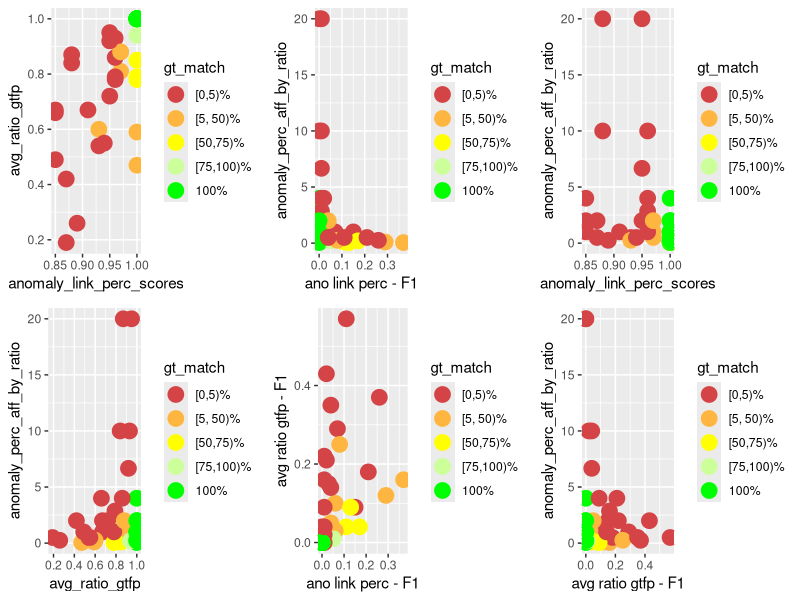
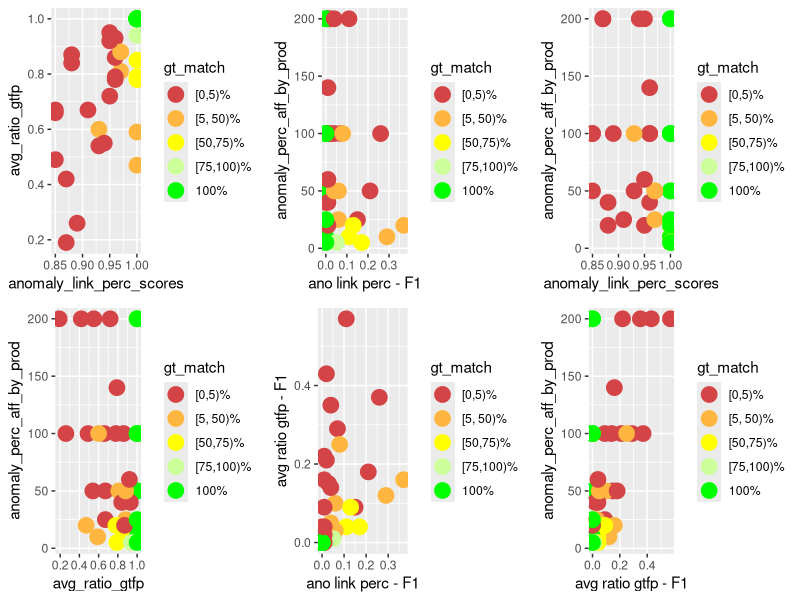
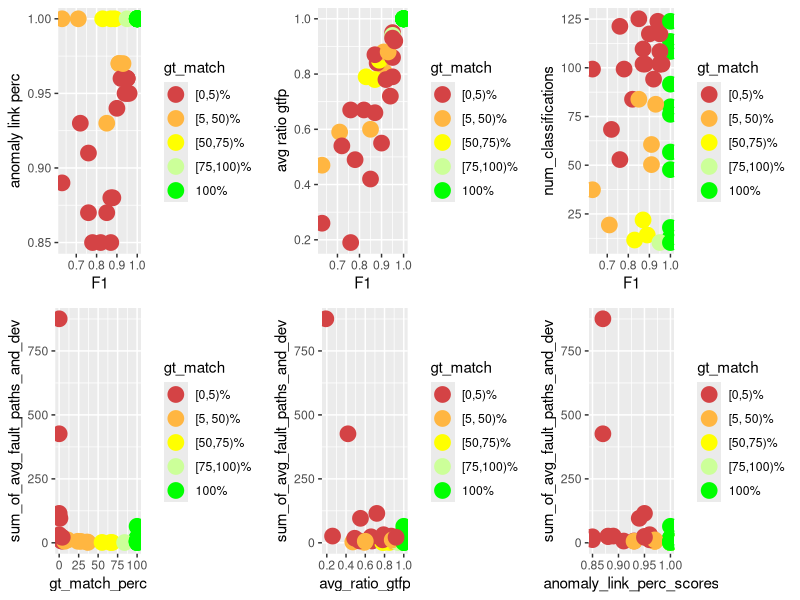
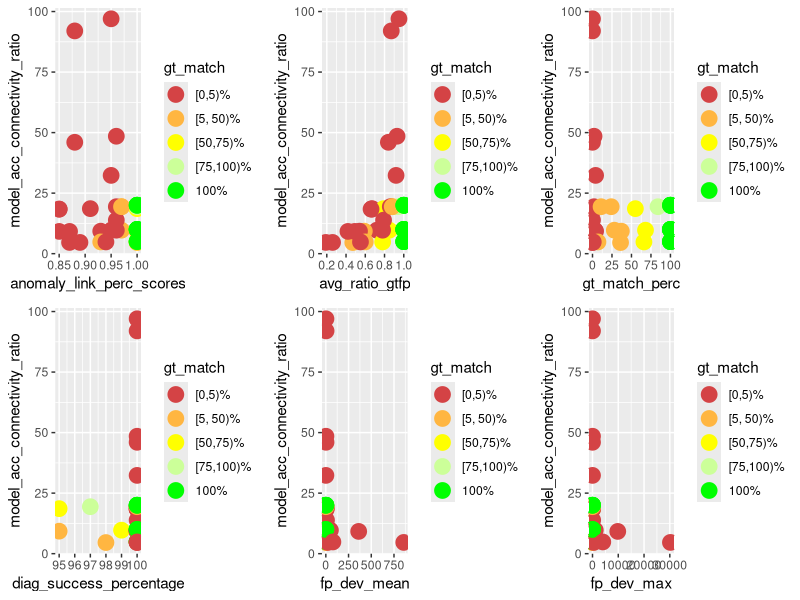
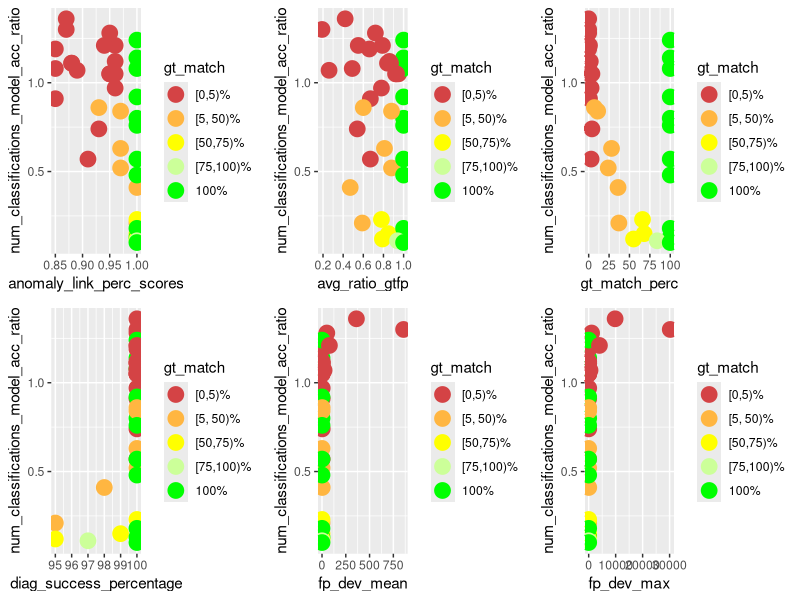
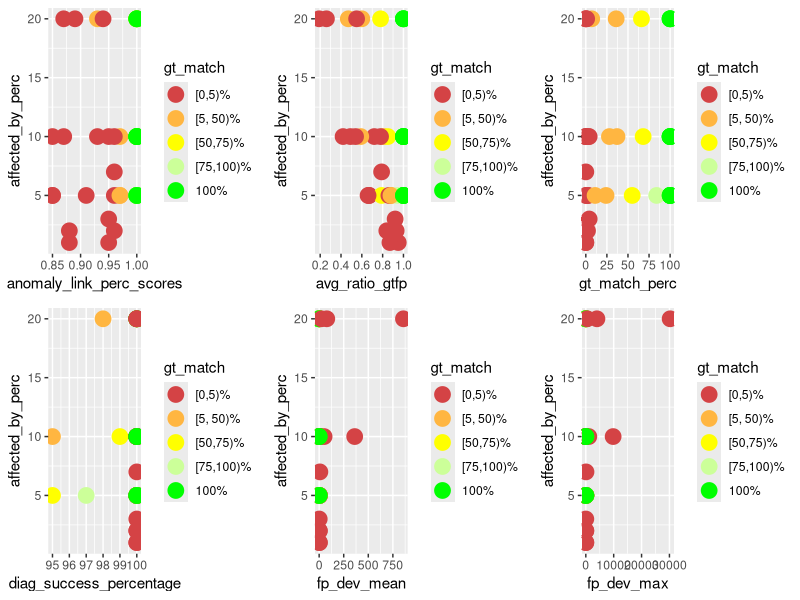
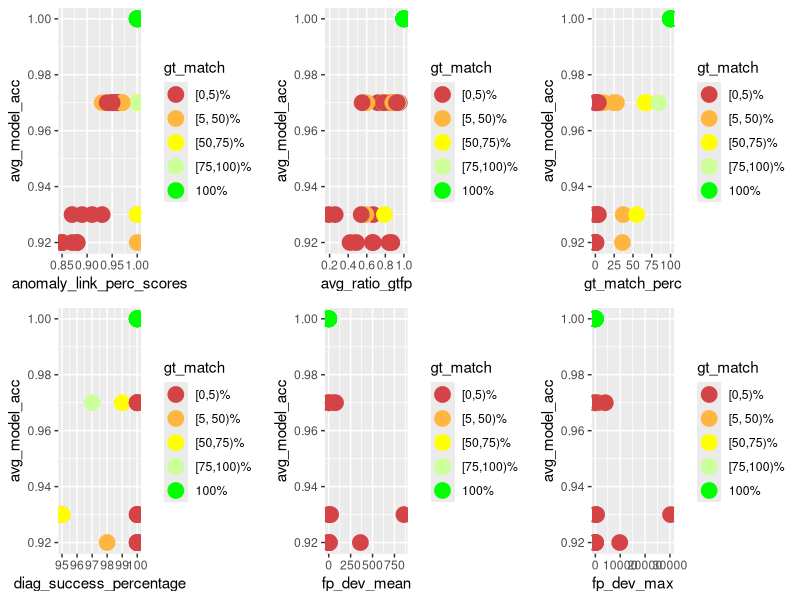
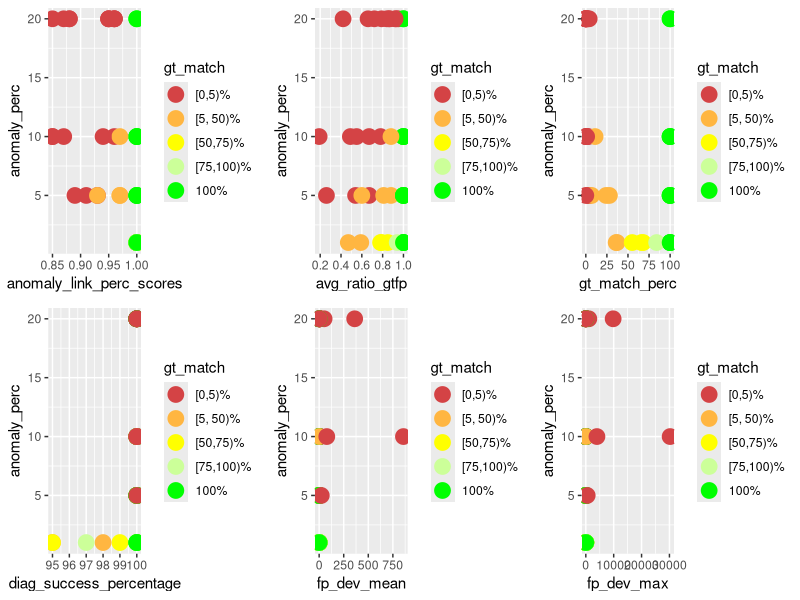

The R script that drew these images, in order:
library(ggplot2)
library(gridExtra)
library(dplyr)

PT_DEF <- geom_point(size=5)
COLOR_VALS <- c("#d44345", "#ffb641", "#ffff00", "#ccff99", "#00ff00")

gen_multi_plot_six <- function(
        pp1, pp2, pp3, pp4, pp5, pp6,
        y1, y2, y3, y4, y5, y6,
        x1, x2, x3, x4, x5, x6,
        filename
    ) {
    fpp1 <- pp1 + PT_DEF + xlab(x1) + ylab(y1) + scale_color_manual(values = color_mapping)
    fpp2 <- pp2 + PT_DEF + xlab(x2) + ylab(y2) + scale_color_manual(values = color_mapping)
    fpp3 <- pp3 + PT_DEF + xlab(x3) + ylab(y3) + scale_color_manual(values = color_mapping)
    fpp4 <- pp4 + PT_DEF + xlab(x4) + ylab(y4) + scale_color_manual(values = color_mapping)
    fpp5 <- pp5 + PT_DEF + xlab(x5) + ylab(y5) + scale_color_manual(values = color_mapping)
    fpp6 <- pp6 + PT_DEF + xlab(x6) + ylab(y6) + scale_color_manual(values = color_mapping)
    combined_plot <- grid.arrange(fpp1, fpp2, fpp3, fpp4, fpp5, fpp6, ncol = 3)
    ggsave(combined_plot, file = filename, width = 12, height = 6)
}

gen_multi_plot_two <- function(
        pp1, pp2, y1, y2, x1, x2, filename
    ) {
    fpp1 <- pp1 + PT_DEF + xlab(x1) + ylab(y1) + scale_color_manual(values = color_mapping)
    fpp2 <- pp2 + PT_DEF + xlab(x2) + ylab(y2) + scale_color_manual(values = color_mapping)
    combined_plot <- grid.arrange(fpp1, fpp2, ncol = 2)
    ggsave(combined_plot, file = filename, width = 12, height = 6)
}

# actual compensation insights

input <- read.csv(
    file = "meta_analysis.csv", header = TRUE, sep = ",", check.name = FALSE
)

# instead of the percentage value factor(gt_match_perc) for which I'd need 100
# colors, I only want to color / group them into 5 groups
LABELS <- c("[0,5)%", "[5, 50)%", "[50,75)%", "[75,100)%", "100%")
color_mapping <- setNames(COLOR_VALS, LABELS)

input$gt_match <- cut(
    input$gt_match_perc,
    breaks = c(0, 5, 50, 75, 100, Inf),
    labels = LABELS,
    include.lowest = TRUE,
    right = FALSE
)

p1 <- ggplot(
    data = input, aes_string(
        x = "anomaly_link_perc_scores",
        y = "avg_ratio_gtfp",
        color = "gt_match",
        group = "gt_match"
    )
)

p2 <- ggplot(
    data = input, aes_string(
        x = "compensation_ano_link",
        y = "anomaly_perc_aff_by_ratio",
        color = "gt_match",
        group = "gt_match"
    )
)

p3 <- ggplot(
    data = input, aes_string(
        x = "anomaly_link_perc_scores",
        y = "anomaly_perc_aff_by_ratio",
        color = "gt_match",
        group = "gt_match"
    )
)

p4 <- ggplot(
    data = input, aes_string(
        x = "avg_ratio_gtfp",
        y = "anomaly_perc_aff_by_ratio",
        color = "gt_match",
        group = "gt_match"
    )
)

p5 <- ggplot(
    data = input, aes_string(
        x = "compensation_ano_link",
        y = "compensation_gtfp",
        color = "gt_match",
        group = "gt_match"
    )
)

p6 <- ggplot(
    data = input, aes_string(
        x = "compensation_gtfp",
        y = "anomaly_perc_aff_by_ratio",
        color = "gt_match",
        group = "gt_match"
    )
)

gen_multi_plot_six(
    p1, p2, p3, p4, p5, p6,
    "avg_ratio_gtfp", # y1
    "anomaly_perc_aff_by_ratio", # y2
    "anomaly_perc_aff_by_ratio", # y3
    "anomaly_perc_aff_by_ratio", # y4
    "avg ratio gtfp - F1", # y5
    "anomaly_perc_aff_by_ratio", # y6
    "anomaly_link_perc_scores", # x1
    "ano link perc - F1", # x2
    "anomaly_link_perc_scores", # x3
    "avg_ratio_gtfp", # x4
    "ano link perc - F1", # x5
    "avg ratio gtfp - F1", # x6
    "compensation_analysis.png"
)

# same with prod #############################

p1 <- ggplot(
    data = input, aes_string(
        x = "anomaly_link_perc_scores",
        y = "avg_ratio_gtfp",
        color = "gt_match",
        group = "gt_match"
    )
)

p2 <- ggplot(
    data = input, aes_string(
        x = "compensation_ano_link",
        y = "anomaly_perc_aff_by_prod",
        color = "gt_match",
        group = "gt_match"
    )
)

p3 <- ggplot(
    data = input, aes_string(
        x = "anomaly_link_perc_scores",
        y = "anomaly_perc_aff_by_prod",
        color = "gt_match",
        group = "gt_match"
    )
)

p4 <- ggplot(
    data = input, aes_string(
        x = "avg_ratio_gtfp",
        y = "anomaly_perc_aff_by_prod",
        color = "gt_match",
        group = "gt_match"
    )
)

p5 <- ggplot(
    data = input, aes_string(
        x = "compensation_ano_link",
        y = "compensation_gtfp",
        color = "gt_match",
        group = "gt_match"
    )
)

p6 <- ggplot(
    data = input, aes_string(
        x = "compensation_gtfp",
        y = "anomaly_perc_aff_by_prod",
        color = "gt_match",
        group = "gt_match"
    )
)

gen_multi_plot_six(
    p1, p2, p3, p4, p5, p6,
    "avg_ratio_gtfp", # y1
    "anomaly_perc_aff_by_prod", # y2
    "anomaly_perc_aff_by_prod", # y3
    "anomaly_perc_aff_by_prod", # y4
    "avg ratio gtfp - F1", # y5
    "anomaly_perc_aff_by_prod", # y6
    "anomaly_link_perc_scores", # x1
    "ano link perc - F1", # x2
    "anomaly_link_perc_scores", # x3
    "avg_ratio_gtfp", # x4
    "ano link perc - F1", # x5
    "avg ratio gtfp - F1", # x6
    "compensation_analysis_prod.png"
)

##############################################

p1 <- ggplot(
    data = input, aes_string(
        x = "f1_scores",
        y = "anomaly_link_perc_scores",
        color = "gt_match",
        group = "gt_match"
    )
)

p2 <- ggplot(
    data = input, aes_string(
        x = "f1_scores",
        y = "avg_ratio_gtfp",
        color = "gt_match",
        group = "gt_match"
    )
)

p3 <- ggplot(
    data = input, aes_string(
        x = "f1_scores",
        y = "num_classifications",
        color = "gt_match",
        group = "gt_match"
    )
)

p4 <- ggplot(
    data = input, aes_string(
        x = "gt_match_perc",
        y = "sum_of_avg_fault_paths_and_dev",
        color = "gt_match",
        group = "gt_match"
    )
)

p5 <- ggplot(
    data = input, aes_string(
        x = "avg_ratio_gtfp",
        y = "sum_of_avg_fault_paths_and_dev",
        color = "gt_match",
        group = "gt_match"
    )
)

p6 <- ggplot(
    data = input, aes_string(
        x = "anomaly_link_perc_scores",
        y = "sum_of_avg_fault_paths_and_dev",
        color = "gt_match",
        group = "gt_match"
    )
)

gen_multi_plot_six(
    p1, p2, p3, p4, p5, p6,
    "anomaly link perc", # y1
    "avg ratio gtfp", # y2
    "num_classifications", # y3
    "sum_of_avg_fault_paths_and_dev", # y4
    "sum_of_avg_fault_paths_and_dev", # y5
    "sum_of_avg_fault_paths_and_dev", # y6
    "F1", # x1
    "F1", # x2
    "F1", # x3
    "gt_match_perc", # x4
    "avg_ratio_gtfp", # x5
    "anomaly_link_perc_scores", # x6
    "f1_end_res_corr.png"
)

# model acc - connectivity - performance

p1 <- ggplot(
    data = input, aes_string(
        x = "anomaly_link_perc_scores",
        y = "model_acc_connectivity_ratio",
        color = "gt_match",
        group = "gt_match"
    )
)

p2 <- ggplot(
    data = input, aes_string(
        x = "avg_ratio_gtfp",
        y = "model_acc_connectivity_ratio",
        color = "gt_match",
        group = "gt_match"
    )
)

p3 <- ggplot(
    data = input, aes_string(
        x = "gt_match_perc",
        y = "model_acc_connectivity_ratio",
        color = "gt_match",
        group = "gt_match"
    )
)

p4 <- ggplot(
    data = input, aes_string(
        x = "diag_success_percentage",
        y = "model_acc_connectivity_ratio",
        color = "gt_match",
        group = "gt_match"
    )
)

p5 <- ggplot(
    data = input, aes_string(
        x = "fp_dev_mean",
        y = "model_acc_connectivity_ratio",
        color = "gt_match",
        group = "gt_match"
    )
)

p6 <- ggplot(
    data = input, aes_string(
        x = "fp_dev_max",
        y = "model_acc_connectivity_ratio",
        color = "gt_match",
        group = "gt_match"
    )
)

gen_multi_plot_six(
    p1, p2, p3, p4, p5, p6,
    "model_acc_connectivity_ratio", # y1
    "model_acc_connectivity_ratio", # y2
    "model_acc_connectivity_ratio", # y3
    "model_acc_connectivity_ratio", # y4
    "model_acc_connectivity_ratio", # y5
    "model_acc_connectivity_ratio", # y6
    "anomaly_link_perc_scores", # x1
    "avg_ratio_gtfp", # x2
    "gt_match_perc", # x3
    "diag_success_percentage", # x4
    "fp_dev_mean", # x5
    "fp_dev_max", # x6
    "modelacc_connectivity_performance.png"
)

# how many classifications and how acc models

p1 <- ggplot(
    data = input, aes_string(
        x = "anomaly_link_perc_scores",
        y = "num_classifications_model_acc_ratio",
        color = "gt_match",
        group = "gt_match"
    )
)

p2 <- ggplot(
    data = input, aes_string(
        x = "avg_ratio_gtfp",
        y = "num_classifications_model_acc_ratio",
        color = "gt_match",
        group = "gt_match"
    )
)

p3 <- ggplot(
    data = input, aes_string(
        x = "gt_match_perc",
        y = "num_classifications_model_acc_ratio",
        color = "gt_match",
        group = "gt_match"
    )
)

p4 <- ggplot(
    data = input, aes_string(
        x = "diag_success_percentage",
        y = "num_classifications_model_acc_ratio",
        color = "gt_match",
        group = "gt_match"
    )
)

p5 <- ggplot(
    data = input, aes_string(
        x = "fp_dev_mean",
        y = "num_classifications_model_acc_ratio",
        color = "gt_match",
        group = "gt_match"
    )
)

p6 <- ggplot(
    data = input, aes_string(
        x = "fp_dev_max",
        y = "num_classifications_model_acc_ratio",
        color = "gt_match",
        group = "gt_match"
    )
)

gen_multi_plot_six(
    p1, p2, p3, p4, p5, p6,
    "num_classifications_model_acc_ratio", # y1
    "num_classifications_model_acc_ratio", # y2
    "num_classifications_model_acc_ratio", # y3
    "num_classifications_model_acc_ratio", # y4
    "num_classifications_model_acc_ratio", # y5
    "num_classifications_model_acc_ratio", # y6
    "anomaly_link_perc_scores", # x1
    "avg_ratio_gtfp", # x2
    "gt_match_perc", # x3
    "diag_success_percentage", # x4
    "fp_dev_mean", # x5
    "fp_dev_max", # x6
    "num_classifications_model_acc.png"
)

# affected_by against perf

p1 <- ggplot(
    data = input, aes_string(
        x = "anomaly_link_perc_scores",
        y = "affected_by_perc",
        color = "gt_match",
        group = "gt_match"
    )
)

p2 <- ggplot(
    data = input, aes_string(
        x = "avg_ratio_gtfp",
        y = "affected_by_perc",
        color = "gt_match",
        group = "gt_match"
    )
)

p3 <- ggplot(
    data = input, aes_string(
        x = "gt_match_perc",
        y = "affected_by_perc",
        color = "gt_match",
        group = "gt_match"
    )
)

p4 <- ggplot(
    data = input, aes_string(
        x = "diag_success_percentage",
        y = "affected_by_perc",
        color = "gt_match",
        group = "gt_match"
    )
)

p5 <- ggplot(
    data = input, aes_string(
        x = "fp_dev_mean",
        y = "affected_by_perc",
        color = "gt_match",
        group = "gt_match"
    )
)

p6 <- ggplot(
    data = input, aes_string(
        x = "fp_dev_max",
        y = "affected_by_perc",
        color = "gt_match",
        group = "gt_match"
    )
)

gen_multi_plot_six(
    p1, p2, p3, p4, p5, p6,
    "affected_by_perc", # y1
    "affected_by_perc", # y2
    "affected_by_perc", # y3
    "affected_by_perc", # y4
    "affected_by_perc", # y5
    "affected_by_perc", # y6
    "anomaly_link_perc_scores", # x1
    "avg_ratio_gtfp", # x2
    "gt_match_perc", # x3
    "diag_success_percentage", # x4
    "fp_dev_mean", # x5
    "fp_dev_max", # x6
    "aff_by_perf.png"
)

# model_acc against perf

p1 <- ggplot(
    data = input, aes_string(
        x = "anomaly_link_perc_scores",
        y = "avg_model_acc",
        color = "gt_match",
        group = "gt_match"
    )
)

p2 <- ggplot(
    data = input, aes_string(
        x = "avg_ratio_gtfp",
        y = "avg_model_acc",
        color = "gt_match",
        group = "gt_match"
    )
)

p3 <- ggplot(
    data = input, aes_string(
        x = "gt_match_perc",
        y = "avg_model_acc",
        color = "gt_match",
        group = "gt_match"
    )
)

p4 <- ggplot(
    data = input, aes_string(
        x = "diag_success_percentage",
        y = "avg_model_acc",
        color = "gt_match",
        group = "gt_match"
    )
)

p5 <- ggplot(
    data = input, aes_string(
        x = "fp_dev_mean",
        y = "avg_model_acc",
        color = "gt_match",
        group = "gt_match"
    )
)

p6 <- ggplot(
    data = input, aes_string(
        x = "fp_dev_max",
        y = "avg_model_acc",
        color = "gt_match",
        group = "gt_match"
    )
)

gen_multi_plot_six(
    p1, p2, p3, p4, p5, p6,
    "avg_model_acc", # y1
    "avg_model_acc", # y2
    "avg_model_acc", # y3
    "avg_model_acc", # y4
    "avg_model_acc", # y5
    "avg_model_acc", # y6
    "anomaly_link_perc_scores", # x1
    "avg_ratio_gtfp", # x2
    "gt_match_perc", # x3
    "diag_success_percentage", # x4
    "fp_dev_mean", # x5
    "fp_dev_max", # x6
    "model_acc_perf.png"
)

# anomaly_perc against perf

p1 <- ggplot(
    data = input, aes_string(
        x = "anomaly_link_perc_scores",
        y = "anomaly_perc",
        color = "gt_match",
        group = "gt_match"
    )
)

p2 <- ggplot(
    data = input, aes_string(
        x = "avg_ratio_gtfp",
        y = "anomaly_perc",
        color = "gt_match",
        group = "gt_match"
    )
)

p3 <- ggplot(
    data = input, aes_string(
        x = "gt_match_perc",
        y = "anomaly_perc",
        color = "gt_match",
        group = "gt_match"
    )
)

p4 <- ggplot(
    data = input, aes_string(
        x = "diag_success_percentage",
        y = "anomaly_perc",
        color = "gt_match",
        group = "gt_match"
    )
)

p5 <- ggplot(
    data = input, aes_string(
        x = "fp_dev_mean",
        y = "anomaly_perc",
        color = "gt_match",
        group = "gt_match"
    )
)

p6 <- ggplot(
    data = input, aes_string(
        x = "fp_dev_max",
        y = "anomaly_perc",
        color = "gt_match",
        group = "gt_match"
    )
)

gen_multi_plot_six(
    p1, p2, p3, p4, p5, p6,
    "anomaly_perc", # y1
    "anomaly_perc", # y2
    "anomaly_perc", # y3
    "anomaly_perc", # y4
    "anomaly_perc", # y5
    "anomaly_perc", # y6
    "anomaly_link_perc_scores", # x1
    "avg_ratio_gtfp", # x2
    "gt_match_perc", # x3
    "diag_success_percentage", # x4
    "fp_dev_mean", # x5
    "fp_dev_max", # x6
    "anomaly_perc_perf.png"
)

# anomaly_perc - model acc ratio against perf

p1 <- ggplot(
    data = input, aes_string(
        x = "anomaly_link_perc_scores",
        y = "anomaly_perc_model_acc_ratio",
        color = "gt_match",
        group = "gt_match"
    )
)

p2 <- ggplot(
    data = input, aes_string(
        x = "avg_ratio_gtfp",
        y = "anomaly_perc_model_acc_ratio",
        color = "gt_match",
        group = "gt_match"
    )
)

p3 <- ggplot(
    data = input, aes_string(
        x = "gt_match_perc",
        y = "anomaly_perc_model_acc_ratio",
        color = "gt_match",
        group = "gt_match"
    )
)

p4 <- ggplot(
    data = input, aes_string(
        x = "diag_success_percentage",
        y = "anomaly_perc_model_acc_ratio",
        color = "gt_match",
        group = "gt_match"
    )
)

p5 <- ggplot(
    data = input, aes_string(
        x = "fp_dev_mean",
        y = "anomaly_perc_model_acc_ratio",
        color = "gt_match",
        group = "gt_match"
    )
)

p6 <- ggplot(
    data = input, aes_string(
        x = "fp_dev_max",
        y = "anomaly_perc_model_acc_ratio",
        color = "gt_match",
        group = "gt_match"
    )
)

gen_multi_plot_six(
    p1, p2, p3, p4, p5, p6,
    "anomaly_perc_model_acc_ratio", # y1
    "anomaly_perc_model_acc_ratio", # y2
    "anomaly_perc_model_acc_ratio", # y3
    "anomaly_perc_model_acc_ratio", # y4
    "anomaly_perc_model_acc_ratio", # y5
    "anomaly_perc_model_acc_ratio", # y6
    "anomaly_link_perc_scores", # x1
    "avg_ratio_gtfp", # x2
    "gt_match_perc", # x3
    "diag_success_percentage", # x4
    "fp_dev_mean", # 5
    "fp_dev_max", # x6
    "anomaly_perc_model_acc_ratio_perf.png"
)

# num classifications against perf

p1 <- ggplot(
    data = input, aes_string(
        x = "anomaly_link_perc_scores",
        y = "num_classifications",
        color = "gt_match",
        group = "gt_match"
    )
)

p2 <- ggplot(
    data = input, aes_string(
        x = "avg_ratio_gtfp",
        y = "num_classifications",
        color = "gt_match",
        group = "gt_match"
    )
)

p3 <- ggplot(
    data = input, aes_string(
        x = "gt_match_perc",
        y = "num_classifications",
        color = "gt_match",
        group = "gt_match"
    )
)

p4 <- ggplot(
    data = input, aes_string(
        x = "diag_success_percentage",
        y = "num_classifications",
        color = "gt_match",
        group = "gt_match"
    )
)

p5 <- ggplot(
    data = input, aes_string(
        x = "fp_dev_mean",
        y = "num_classifications",
        color = "gt_match",
        group = "gt_match"
    )
)

p6 <- ggplot(
    data = input, aes_string(
        x = "fp_dev_max",
        y = "num_classifications",
        color = "gt_match",
        group = "gt_match"
    )
)

gen_multi_plot_six(
    p1, p2, p3, p4, p5, p6,
    "num_classifications", # y1
    "num_classifications", # y2
    "num_classifications", # y3
    "num_classifications", # y4
    "num_classifications", # y5
    "num_classifications", # y6
    "anomaly_link_perc_scores", # x1
    "avg_ratio_gtfp", # x2
    "gt_match_perc", # x3
    "diag_success_percentage", # x4
    "fp_dev_mean", # x5
    "fp_dev_max", # x6
    "num_classifications_perf.png"
)

# num classifications - model acc -- filtered based on avg_ratio_gtfp

p1 <- ggplot(
    data = input, aes_string(
        x = "num_classifications",
        y = "avg_model_acc",
        color = "gt_match",
        group = "gt_match"
    )
)

filtered_data <- subset(input, avg_ratio_gtfp >= 0.7)

p2 <- ggplot(
    data = filtered_data,
    aes_string(
        x = "num_classifications",
        y = "avg_model_acc",
        color = "gt_match",
        group = "gt_match"
    )
)

filtered_data <- subset(input, avg_ratio_gtfp >= 0.75)

p3 <- ggplot(
    data = filtered_data,
    aes_string(
        x = "num_classifications",
        y = "avg_model_acc",
        color = "gt_match",
        group = "gt_match"
    )
)

filtered_data <- subset(input, avg_ratio_gtfp >= 0.8)

p4 <- ggplot(
    data = filtered_data,
    aes_string(
        x = "num_classifications",
        y = "avg_model_acc",
        color = "gt_match",
        group = "gt_match"
    )
)

filtered_data <- subset(input, avg_ratio_gtfp >= 0.9)

p5 <- ggplot(
    data = filtered_data,
    aes_string(
        x = "num_classifications",
        y = "avg_model_acc",
        color = "gt_match",
        group = "gt_match"
    )
)

filtered_data <- input %>%
  group_by(avg_model_acc) %>%
  filter(avg_ratio_gtfp == max(avg_ratio_gtfp))

p6 <- ggplot(
    data = filtered_data,
    aes_string(
        x = "num_classifications",
        y = "avg_model_acc",
        color = "gt_match",
        group = "gt_match"
    )
)

gen_multi_plot_six(
    p1, p2, p3, p4, p5, p6,
    "avg_model_acc", #y1
    "avg_model_acc", #y2
    "avg_model_acc", #y3
    "avg_model_acc", #y4
    "avg_model_acc", #y5
    "avg_model_acc", #y6
    "classifications", #x1
    "classifications (filt. based on avg_ratio_gtfp 70%)", #x2
    "classifications (filt. based on avg_ratio_gtfp 75%)", #x3
    "classifications (filt. based on avg_ratio_gtfp 80%)", #x4
    "classifications (filt. based on avg_ratio_gtfp 90%)", #x5
    "classifications (filt. based on max avg_ratio_gtfp)", #x6
    "model_acc_classifications.png"
)

# num classifications - model acc -- filtered based on anomaly_link_perc_scores

p1 <- ggplot(
    data = input, aes_string(
        x = "num_classifications",
        y = "avg_model_acc",
        color = "gt_match",
        group = "gt_match"
    )
)

filtered_data <- subset(input, anomaly_link_perc_scores >= 0.7)

p2 <- ggplot(
    data = filtered_data,
    aes_string(
        x = "num_classifications",
        y = "avg_model_acc",
        color = "gt_match",
        group = "gt_match"
    )
)

filtered_data <- subset(input, anomaly_link_perc_scores >= 0.75)

p3 <- ggplot(
    data = filtered_data,
    aes_string(
        x = "num_classifications",
        y = "avg_model_acc",
        color = "gt_match",
        group = "gt_match"
    )
)

filtered_data <- subset(input, anomaly_link_perc_scores >= 0.8)

p4 <- ggplot(
    data = filtered_data,
    aes_string(
        x = "num_classifications",
        y = "avg_model_acc",
        color = "gt_match",
        group = "gt_match"
    )
)

filtered_data <- subset(input, anomaly_link_perc_scores >= 0.9)

p5 <- ggplot(
    data = filtered_data,
    aes_string(
        x = "num_classifications",
        y = "avg_model_acc",
        color = "gt_match",
        group = "gt_match"
    )
)

filtered_data <- input %>%
  group_by(avg_model_acc) %>%
  filter(anomaly_link_perc_scores == max(anomaly_link_perc_scores))

p6 <- ggplot(
    data = filtered_data,
    aes_string(
        x = "num_classifications",
        y = "avg_model_acc",
        color = "gt_match",
        group = "gt_match"
    )
)

gen_multi_plot_six(
    p1, p2, p3, p4, p5, p6,
    "avg_model_acc", #y1
    "avg_model_acc", #y2
    "avg_model_acc", #y3
    "avg_model_acc", #y4
    "avg_model_acc", #y5
    "avg_model_acc", #y6
    "classifications", #x1
    "classifications (filt. based on ano_link_perc 70%)", #x2
    "classifications (filt. based on ano_link_perc 75%)", #x3
    "classifications (filt. based on ano_link_perc 80%)", #x4
    "classifications (filt. based on ano_link_perc 90%)", #x5
    "classifications (filt. based on max ano_link_perc)", #x6
    "model_acc_classifications_ano_link.png"
)

# num classifications - model acc -- filtered based on gt_match_perc

p1 <- ggplot(
    data = input, aes_string(
        x = "num_classifications",
        y = "avg_model_acc",
        color = "gt_match",
        group = "gt_match"
    )
)

filtered_data <- subset(input, gt_match_perc >= 70)

p2 <- ggplot(
    data = filtered_data,
    aes_string(
        x = "num_classifications",
        y = "avg_model_acc",
        color = "gt_match",
        group = "gt_match"
    )
)

filtered_data <- subset(input, gt_match_perc >= 75)

p3 <- ggplot(
    data = filtered_data,
    aes_string(
        x = "num_classifications",
        y = "avg_model_acc",
        color = "gt_match",
        group = "gt_match"
    )
)

filtered_data <- subset(input, gt_match_perc >= 80)

p4 <- ggplot(
    data = filtered_data,
    aes_string(
        x = "num_classifications",
        y = "avg_model_acc",
        color = "gt_match",
        group = "gt_match"
    )
)

filtered_data <- subset(input, gt_match_perc >= 90)

p5 <- ggplot(
    data = filtered_data,
    aes_string(
        x = "num_classifications",
        y = "avg_model_acc",
        color = "gt_match",
        group = "gt_match"
    )
)

filtered_data <- input %>%
  group_by(avg_model_acc) %>%
  filter(gt_match_perc == max(gt_match_perc))

p6 <- ggplot(
    data = filtered_data,
    aes_string(
        x = "num_classifications",
        y = "avg_model_acc",
        color = "gt_match",
        group = "gt_match"
    )
)

gen_multi_plot_six(
    p1, p2, p3, p4, p5, p6,
    "avg_model_acc", #y1
    "avg_model_acc", #y2
    "avg_model_acc", #y3
    "avg_model_acc", #y4
    "avg_model_acc", #y5
    "avg_model_acc", #y6
    "classifications", #x1
    "classifications (filt. based on gt_match_perc 70%)", #x2
    "classifications (filt. based on gt_match_perc 75%)", #x3
    "classifications (filt. based on gt_match_perc 80%)", #x4
    "classifications (filt. based on gt_match_perc 90%)", #x5
    "classifications (filt. based on max gt_match_perc)", #x6
    "model_acc_classifications_gt_match_perc.png"
)

# correlation affected-by and fault path len / num fault paths

p1 <- ggplot(
    data = input, aes_string(
        x = "avg_num_fault_paths",
        y = "affected_by_perc",
        color = "gt_match",
        group = "gt_match"
    )
)

p2 <- ggplot(
    data = input, aes_string(
        x = "avg_fault_path_len",
        y = "avg_num_fault_paths",
        color = "gt_match",
        group = "gt_match"
    )
)

p3 <- ggplot(
    data = input, aes_string(
        x = "avg_num_fault_paths",
        y = "anomaly_perc",
        color = "gt_match",
        group = "gt_match"
    )
)

p4 <- ggplot(
    data = input, aes_string(
        x = "avg_fault_path_len",
        y = "anomaly_perc",
        color = "gt_match",
        group = "gt_match"
    )
)

p5 <- ggplot(
    data = input, aes_string(
        x = "avg_num_fault_paths",
        y = "anomaly_perc_aff_by_prod",
        color = "gt_match",
        group = "gt_match"
    )
)

p6 <- ggplot(
    data = input, aes_string(
        x = "avg_fault_path_len",
        y = "anomaly_perc_aff_by_prod",
        color = "gt_match",
        group = "gt_match"
    )
)

gen_multi_plot_six(
    p1, p2, p3, p4, p5, p6,
    "affected_by_perc", # y1
    "avg_num_fault_paths", # y2
    "anomaly_perc", # y3
    "anomaly_perc", # y4
    "anomaly_perc_aff_by_prod", # y5
    "anomaly_perc_aff_by_prod", # y6
    "avg_num_fault_paths", # x1
    "avg_fault_path_len", # x2
    "avg_num_fault_paths", # x3
    "avg_fault_path_len", # x4
    "avg_num_fault_paths", # x5
    "avg_fault_path_len", # x6
    "correlation_anomaly_perc_aff_by_prod_fault_paths.png"
)

# correlation (median + mean) runtime and fault path len / num fault paths

p1 <- ggplot(
    data = input, aes_string(
        x = "avg_num_fault_paths",
        y = "`avg_runtime (s)`",
        color = "gt_match",
        group = "gt_match"
    )
)

p2 <- ggplot(
    data = input, aes_string(
        x = "avg_fault_path_len",
        y = "`avg_runtime (s)`",
        color = "gt_match",
        group = "gt_match"
    )
)

p3 <- ggplot(
    data = input, aes_string(
        x = "avg_num_fault_paths",
        y = "`median_runtime (s)`",
        color = "gt_match",
        group = "gt_match"
    )
)

p4 <- ggplot(
    data = input, aes_string(
        x = "avg_fault_path_len",
        y = "`median_runtime (s)`",
        color = "gt_match",
        group = "gt_match"
    )
)

p5 <- ggplot(
    data = input, aes_string(
        x = "median_fault_path_len",
        y = "`median_runtime (s)`",
        color = "gt_match",
        group = "gt_match"
    )
)

p6 <- ggplot(
    data = input, aes_string(
        x = "median_num_fault_paths",
        y = "`median_runtime (s)`",
        color = "gt_match",
        group = "gt_match"
    )
)

gen_multi_plot_six(
    p1, p2, p3, p4, p5, p6,
    "`avg_runtime (s)`", # y1
    "`avg_runtime (s)`", # y2
    "`median_runtime (s)`", # y3
    "`median_runtime (s)`", # y4
    "`median_runtime (s)`", # y5
    "`median_runtime (s)`", # y6
    "avg_num_fault_paths", # x1
    "avg_fault_path_len", # x2
    "avg_num_fault_paths", # x3
    "avg_fault_path_len", # x4
    "median_fault_path_len", # x5
    "median_num_fault_paths", # x6
    "correlation_runtime_fault_paths.png"
)

# correlation (median + mean + max) runtime and sum of (mean + max) fp + fp dev

p1 <- ggplot(
    data = input, aes_string(
        x = "sum_of_avg_fault_paths_and_dev",
        y = "`avg_runtime (s)`",
        color = "gt_match",
        group = "gt_match"
    )
)

p2 <- ggplot(
    data = input, aes_string(
        x = "sum_of_max_fault_paths_and_dev",
        y = "`max_runtime (s)`",
        color = "gt_match",
        group = "gt_match"
    )
)

p3 <- ggplot(
    data = input, aes_string(
        x = "sum_of_avg_fault_paths_and_dev",
        y = "`median_runtime (s)`",
        color = "gt_match",
        group = "gt_match"
    )
)

p4 <- ggplot(
    data = input, aes_string(
        x = "sum_of_avg_fault_paths_and_dev",
        y = "`max_runtime (s)`",
        color = "gt_match",
        group = "gt_match"
    )
)

p5 <- ggplot(
    data = input, aes_string(
        x = "sum_of_max_fault_paths_and_dev",
        y = "`avg_runtime (s)`",
        color = "gt_match",
        group = "gt_match"
    )
)

p6 <- ggplot(
    data = input, aes_string(
        x = "sum_of_max_fault_paths_and_dev",
        y = "`median_runtime (s)`",
        color = "gt_match",
        group = "gt_match"
    )
)

gen_multi_plot_six(
    p1, p2, p3, p4, p5, p6,
    "`avg_runtime (s)`", # y1
    "`max_runtime (s)`", # y2
    "`median_runtime (s)`", # y3
    "`max_runtime (s)`", # y4
    "`avg_runtime (s)`", # y5
    "`median_runtime (s)`", # y6
    "sum_of_avg_fault_paths_and_dev", # x1
    "sum_of_max_fault_paths_and_dev", # x2
    "sum_of_avg_fault_paths_and_dev", # x3
    "sum_of_avg_fault_paths_and_dev", # x4
    "sum_of_max_fault_paths_and_dev", # x5
    "sum_of_max_fault_paths_and_dev", # x6
    "correlation_runtime_fault_paths_sum.png"
)

# correlation alpha, beta, gamma vs. FPs

p1 <- ggplot(
    data = input, aes_string(
        x = "avg_fp",
        y = "anomaly_perc",
        color = "gt_match",
        group = "gt_match"
    )
)

p2 <- ggplot(
    data = input, aes_string(
        x = "avg_fp",
        y = "affected_by_perc",
        color = "gt_match",
        group = "gt_match"
    )
)

p3 <- ggplot(
    data = input, aes_string(
        x = "avg_fp",
        y = "avg_model_acc",
        color = "gt_match",
        group = "gt_match"
    )
)

p4 <- ggplot(
    data = input, aes_string(
        x = "avg_fp",
        y = "anomaly_perc_aff_by_model_acc_aggregation",
        color = "gt_match",
        group = "gt_match"
    )
)

filtered_data <- subset(input, avg_model_acc < 1)

p5 <- ggplot(
    data = filtered_data, aes_string(
        x = "avg_fp",
        y = "anomaly_perc_aff_by_model_acc_aggregation",
        color = "gt_match",
        group = "gt_match"
    )
)

p6 <- ggplot(
    data = input, aes_string(
        x = "avg_fp",
        y = "num_classifications_model_acc_ratio",
        color = "gt_match",
        group = "gt_match"
    )
)

gen_multi_plot_six(
    p1, p2, p3, p4, p5, p6,
    "anomaly_perc", # y1
    "affected_by_perc", # y2
    "avg_model_acc", # y3
    "anomaly_perc_aff_by_model_acc_aggregation", # y4
    "anomaly_perc_aff_by_model_acc_aggregation", # y5
    "num_classifications_model_acc_ratio", # y6
    "avg_fp", # x1
    "avg_fp", # x2
    "avg_fp", # x3
    "avg_fp", # x4
    "avg_fp (filtered out 100% acc models)", # x5
    "avg_fp", # x6
    "anomaly_perc_aff_by_model_acc_aggregation.png"
)

# correlation alpha, beta, gamma vs. FNs

p1 <- ggplot(
    data = input, aes_string(
        x = "avg_fn",
        y = "anomaly_perc",
        color = "gt_match",
        group = "gt_match"
    )
)

p2 <- ggplot(
    data = input, aes_string(
        x = "avg_fn",
        y = "affected_by_perc",
        color = "gt_match",
        group = "gt_match"
    )
)

p3 <- ggplot(
    data = input, aes_string(
        x = "avg_fn",
        y = "avg_model_acc",
        color = "gt_match",
        group = "gt_match"
    )
)

p4 <- ggplot(
    data = input, aes_string(
        x = "avg_fn",
        y = "anomaly_perc_model_acc_aggregation",
        color = "gt_match",
        group = "gt_match"
    )
)

filtered_data <- subset(input, avg_model_acc < 1)

p5 <- ggplot(
    data = filtered_data, aes_string(
        x = "avg_fn",
        y = "anomaly_perc_model_acc_aggregation",
        color = "gt_match",
        group = "gt_match"
    )
)

p6 <- ggplot(
    data = input, aes_string(
        x = "avg_fn",
        y = "num_classifications_model_acc_ratio",
        color = "gt_match",
        group = "gt_match"
    )
)

gen_multi_plot_six(
    p1, p2, p3, p4, p5, p6,
    "anomaly_perc", # y1
    "affected_by_perc", # y2
    "avg_model_acc", # y3
    "anomaly_perc_model_acc_aggregation", # y4
    "anomaly_perc_model_acc_aggregation", # y5
    "num_classifications_model_acc_ratio", # y6
    "avg_fn", # x1
    "avg_fn", # x2
    "avg_fn", # x3
    "avg_fn", # x4
    "avg_fn (filtered out 100% acc models)", # x5
    "avg_fn", # x6
    "anomaly_perc_aff_by_model_acc_aggregation_fn.png"
)

# correlation missed anomalies vs. performance

p1 <- ggplot(
    data = input, aes_string(
        x = "all_missed_anomalies",
        y = "anomaly_link_perc_scores",
        color = "gt_match",
        group = "gt_match"
    )
)

p2 <- ggplot(
    data = input, aes_string(
        x = "missed_anomalies_unclassified",
        y = "anomaly_link_perc_scores",
        color = "gt_match",
        group = "gt_match"
    )
)

p3 <- ggplot(
    data = input, aes_string(
        x = "miss_due_to_class_iss",
        y = "anomaly_link_perc_scores",
        color = "gt_match",
        group = "gt_match"
    )
)

p4 <- ggplot(
    data = input, aes_string(
        x = "all_missed_anomalies",
        y = "avg_ratio_gtfp",
        color = "gt_match",
        group = "gt_match"
    )
)

p5 <- ggplot(
    data = input, aes_string(
        x = "missed_anomalies_unclassified",
        y = "avg_ratio_gtfp",
        color = "gt_match",
        group = "gt_match"
    )
)

p6 <- ggplot(
    data = input, aes_string(
        x = "miss_due_to_class_iss",
        y = "avg_ratio_gtfp",
        color = "gt_match",
        group = "gt_match"
    )
)

gen_multi_plot_six(
    p1, p2, p3, p4, p5, p6,
    "anomaly_link_perc_scores", # y1
    "anomaly_link_perc_scores", # y2
    "anomaly_link_perc_scores", # y3
    "avg_ratio_gtfp", # y4
    "avg_ratio_gtfp", # y5
    "avg_ratio_gtfp", # y6
    "all_missed_anomalies", # x1
    "missed_anomalies_unclassified", # x2
    "miss_due_to_class_iss", # x3
    "all_missed_anomalies", # x4
    "missed_anomalies_unclassified", # x5
    "miss_due_to_class_iss", # x6
    "correlation_missed_anomalies_perf.png"
)

# correlation compensation metrics

p1 <- ggplot(
    data = input, aes_string(
        x = "avg_compensation_by_aff_by_savior",
        y = "affected_by_perc",
        color = "gt_match",
        group = "gt_match"
    )
)

p2 <- ggplot(
    data = input, aes_string(
        x = "avg_missed_chances",
        y = "affected_by_perc",
        color = "gt_match",
        group = "gt_match"
    )
)

p3 <- ggplot(
    data = input, aes_string(
        x = "avg_no_second_chance",
        y = "affected_by_perc",
        color = "gt_match",
        group = "gt_match"
    )
)

p4 <- ggplot(
    data = input, aes_string(
        x = "anomaly_link_perc_scores",
        y = "avg_compensation_by_aff_by_savior",
        color = "gt_match",
        group = "gt_match"
    )
)

p5 <- ggplot(
    data = input, aes_string(
        x = "avg_ratio_gtfp",
        y = "avg_compensation_by_aff_by_savior",
        color = "gt_match",
        group = "gt_match"
    )
)

p6 <- ggplot(
    data = input, aes_string(
        x = "avg_ratio_gtfp",
        y = "avg_missed_chances",
        color = "gt_match",
        group = "gt_match"
    )
)

gen_multi_plot_six(
    p1, p2, p3, p4, p5, p6,
    "affected_by_perc", # y1
    "affected_by_perc", # y2
    "affected_by_perc", # y3
    "avg_compensation_by_aff_by_savior", # y4
    "avg_compensation_by_aff_by_savior", # y5
    "avg_missed_chances", # y6
    "avg_compensation_by_aff_by_savior", # x1
    "avg_missed_chances", # x2
    "avg_no_second_chance", # x3
    "anomaly_link_perc_scores", # x4
    "avg_ratio_gtfp", # x5
    "avg_ratio_gtfp", # x6
    "correlation_compensation_metrics.png"
)

# "best of" correlation plots

p1 <- ggplot(
    data = input, aes_string(
        x = "anomaly_link_perc_scores",
        y = "f1_scores",
        color = "gt_match",
        group = "gt_match"
    )
)

p2 <- ggplot(
    data = input, aes_string(
        x = "avg_ratio_gtfp",
        y = "f1_scores",
        color = "gt_match",
        group = "gt_match"
    )
)

p3 <- ggplot(
    data = input, aes_string(
        x = "sum_of_max_fault_paths_and_dev",
        y = "`max_runtime (s)`",
        color = "gt_match",
        group = "gt_match"
    )
)

p4 <- ggplot(
    data = input, aes_string(
        x = "gt_match_perc",
        y = "num_classifications_model_acc_ratio",
        color = "gt_match",
        group = "gt_match"
    )
)

# compensation for a=0.2 -- beta vs. comp by savior
filtered_data <- subset(input, anomaly_perc>=20.0)
p5 <- ggplot(
    data = filtered_data,
    aes_string(
        x = "avg_compensation_by_aff_by_savior",
        y = "affected_by_perc",
        color = "gt_match",
        group = "gt_match"
    )
)

# increased potential for misclassifications for greater beta
# also for a=0.2
filtered_data <- subset(input, anomaly_perc>=20.0)
p6 <- ggplot(
    data = filtered_data,
    aes_string(
        x = "potential_for_misclassification",
        y = "affected_by_perc",
        color = "gt_match",
        group = "gt_match"
    )
)

gen_multi_plot_six(
    p1, p2, p3, p4, p5, p6,
    "f1_scores", # y1
    "f1_scores", # y2
    "`max_runtime (s)`", # y3
    "num_classifications_model_acc_ratio", # y4
    "affected_by_perc", # y5
    "affected_by_perc", # y6
    "anomaly_link_perc_scores", # x1
    "avg_ratio_gtfp", # x2
    "`max_runtime (s)`", # x3
    "gt_match_perc", # x4
    "avg_compensation_by_aff_by_savior", # x5
    "potential_for_misclassification", # x6
    "best_of_corr.png"
)
